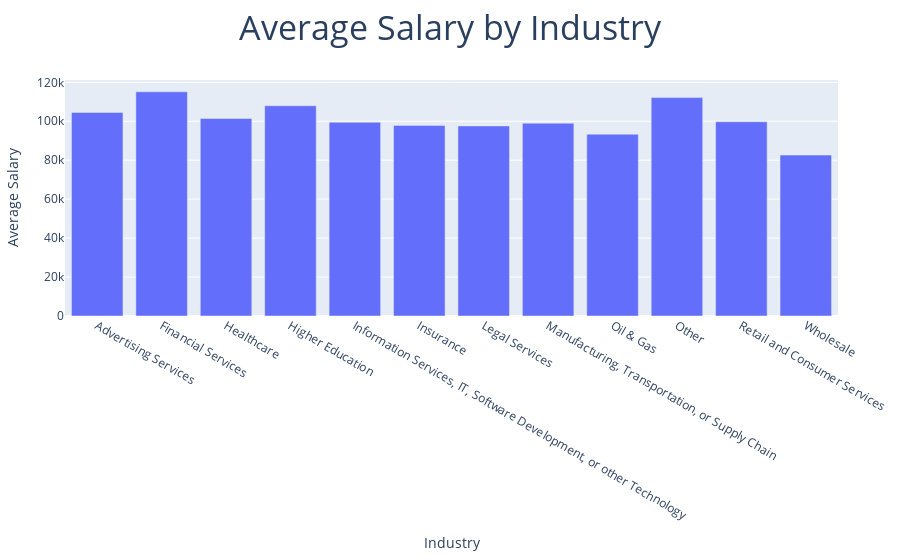

The code cell stored with this chart in its notebook:
### Code cell
avg_salary = df2023.groupby('Industry')['SalaryUSD'].mean().reset_index()
fig_bar = px.bar(avg_salary, x='Industry', y='SalaryUSD', 
                  title="Average Salary by Industry",
                  labels={'SalaryUSD': 'Average Salary', 'Industry': 'Industry'})
fig_bar.update_layout(title_x=0.5, title_font=dict(size=34), margin=dict(t=80, b=30, l=50, r=30))

### Figure 1 — Plotly figure (JSON) as saved in the notebook; plotly's stock layout.template omitted (floating-point values rounded to 4 significant figures)
{"data": [{"alignmentgroup": "True", "hovertemplate": "Industry=%{x}<br>Average Salary=%{y}<extra></extra>", "legendgroup": "", "marker": {"color": "#636efa", "pattern": {"shape": ""}}, "name": "", "offsetgroup": "", "orientation": "v", "showlegend": false, "textposition": "auto", "type": "bar", "x": ["Advertising Services", "Financial Services", "Healthcare", "Higher Education", "Information Services, IT, Software Development, or other Technology", "Insurance", "Legal Services", "Manufacturing, Transportation, or Supply Chain", "Oil & Gas", "Other", "Retail and Consumer Services", "Wholesale"], "xaxis": "x", "y": [104500.0, 115100.0, 101400.0, 108000.0, 99520.0, 97870.0, 97600.0, 99010.0, 93350.0, 112100.0, 99760.0, 82630.0], "yaxis": "y"}], "layout": {"barmode": "relative", "legend": {"tracegroupgap": 0}, "margin": {"b": 30, "l": 50, "r": 30, "t": 80}, "title": {"font": {"size": 34}, "text": "Average Salary by Industry", "x": 0.5}, "xaxis": {"anchor": "y", "domain": [0, 1], "title": {"text": "Industry"}}, "yaxis": {"anchor": "x", "domain": [0, 1], "title": {"text": "Average Salary"}}}}
